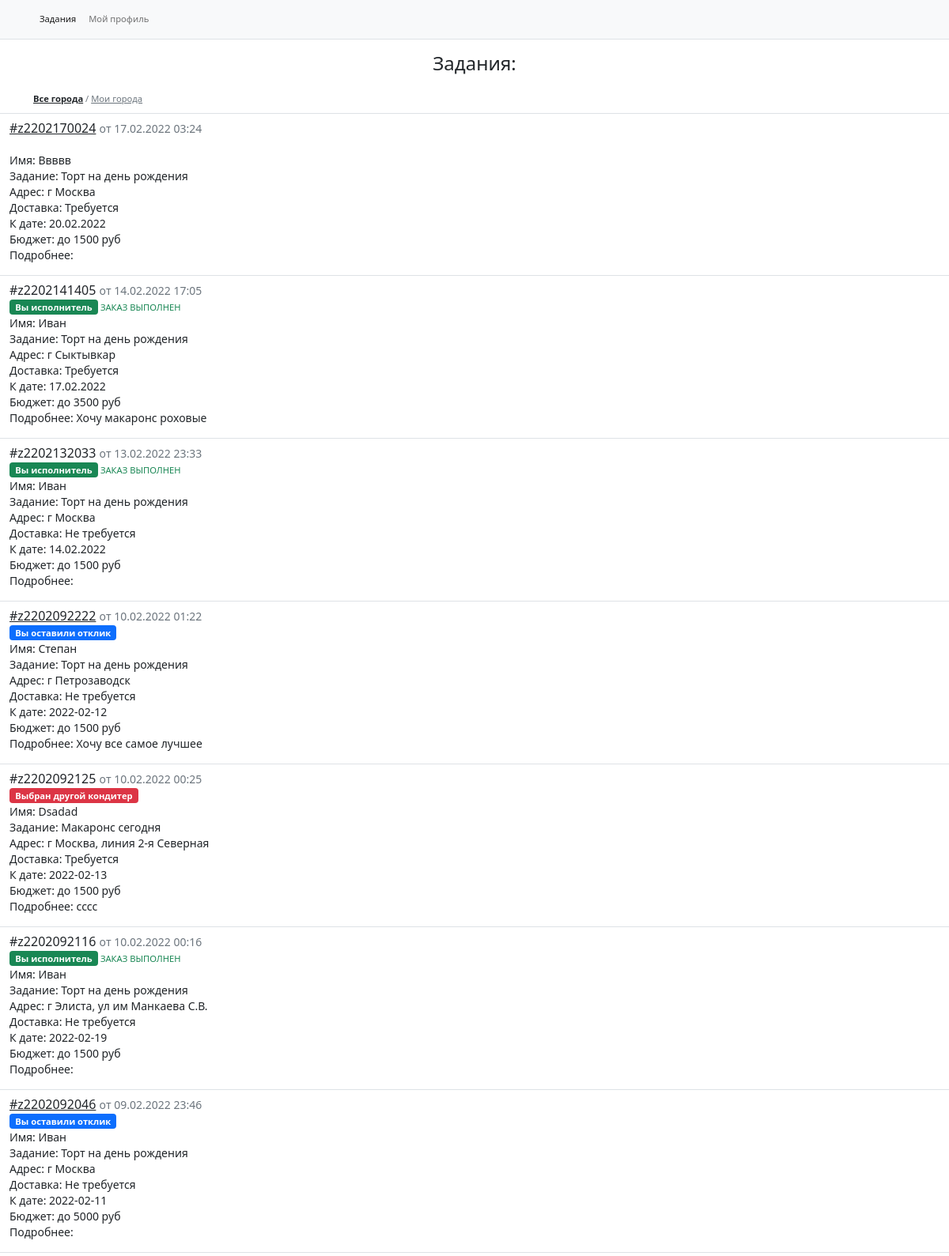
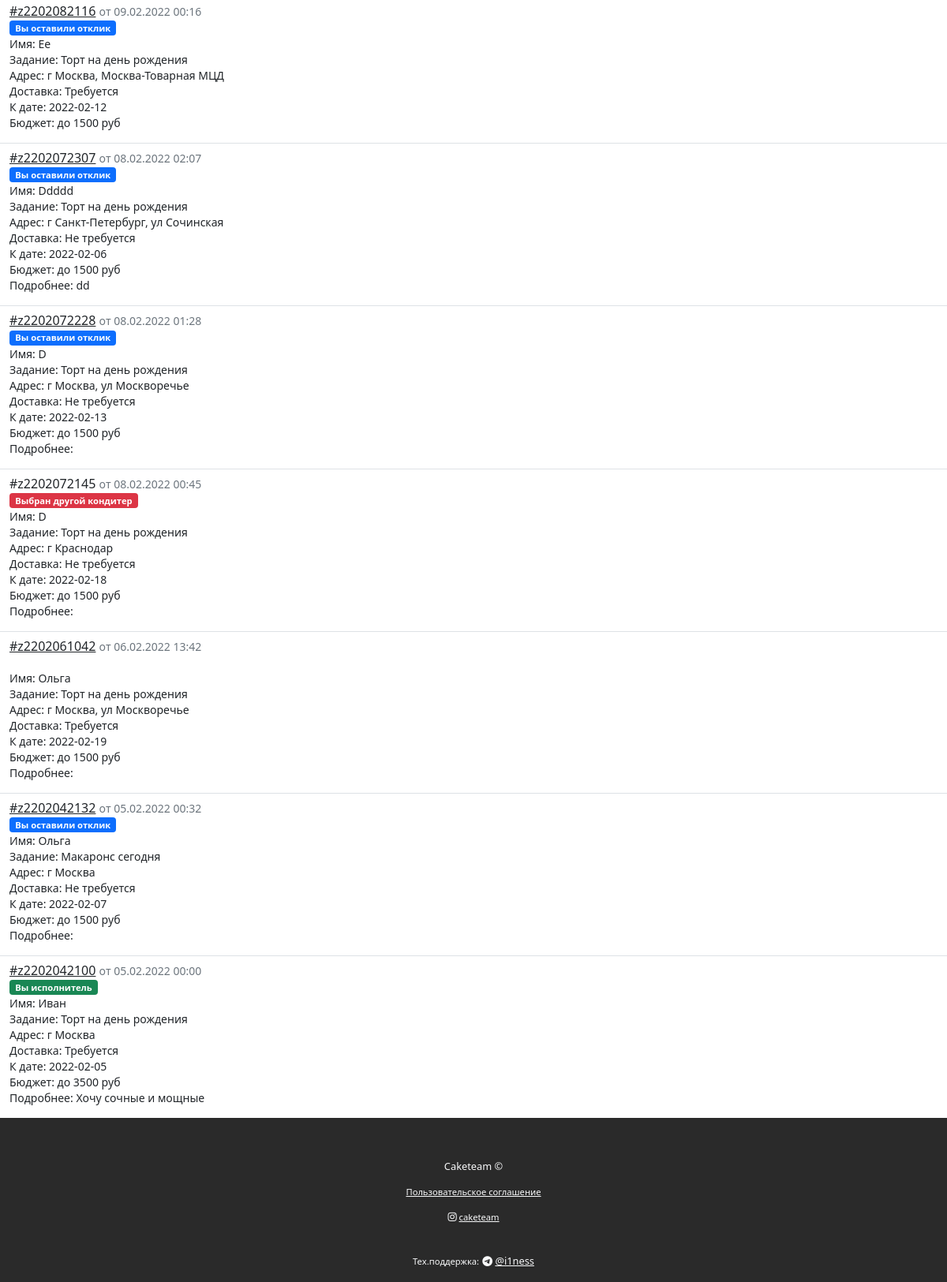
The page /a/orders (signed in) on the database its author committed (2 pictures, top to bottom).
### quiz/models.py (models this page shows, shortened)
class Order(models.Model):
    STATUS_CHOICE = (
        ("NEW", "new"),
        ("FIND", "find"),
        ("WORK", "work"),
        ("DONE", "done"),
        ("UNDONE", "undone"),
    )
    name = models.CharField(max_length=200, default='')
    phone = models.CharField(max_length=15, default='')
    city = models.CharField(max_length=30, default='')
    max_responds = models.IntegerField(default=5)
    date = models.DateTimeField(auto_now_add=True, blank=True)
    status = models.CharField(max_length=15, choices=STATUS_CHOICE, default="NEW")
    note = models.TextField(default='')
    staff = models.ForeignKey(Staff, null=True, blank=True, on_delete=models.PROTECT, related_name="orders")
    respond_price = models.IntegerField(default=50)
    order_url = models.CharField(max_length=50, default="", unique=True)
    views = models.PositiveIntegerField(default=0)
    def set_numb_of_order(self):
        numb_of_order = '#z' + '{}'.format(self.date.strftime('%Y'))[-2:] + '{}'.format(
            self.date.strftime('%m%d%H%M'))
        return numb_of_order

### quiz/views.py (the view)
# urls.py: path('a/orders', quiz_views.staff_orders, name="staff_orders"),
@login_required
def staff_orders(request):
    orders = Order.objects.exclude(status="NEW").order_by('-date')
    staff = request.user.staff
    filter_orders = []
    active = False
    if request.GET.get('f') == 'city':
        active = True
        for order in orders:
            if order.city in staff.cities:
                filter_orders.append(order)
    else:
        filter_orders = orders
    context = {'orders': filter_orders, 'staff': staff, 'active': active}
    return render(request, 'quiz/staff_orders.html', context)

### quiz/templatetags/is_responded.py (called while the page is built)
@register.filter
def is_responded(order, staff):
    return len(Respond.objects.filter(order=order, staff=staff)) > 0

### quiz/templatetags/is_viewed.py (called while the page is built)
@register.filter
def is_viewed(order, staff):
    return len(OrderCounter.objects.filter(order=order, staff=staff)) > 0

### quiz/templatetags/to_replace.py (called while the page is built)
@register.filter
def to_replace(value):
    return value.replace(";", "<br>")

### quiz/templates/quiz/staff_orders.html (shortened to what this page needs)
<!DOCTYPE html>
{% load to_replace %}
{% load is_viewed %}
{% load is_responded %}
{% load static %}
<html lang="en" class="h-100">
<head>
    <link rel="stylesheet" href="https://cdn.jsdelivr.net/npm/bootstrap-icons@1.7.2/font/bootstrap-icons.css">
    <link href="https://cdn.jsdelivr.net/npm/bootstrap@5.0.2/dist/css/bootstrap.min.css" rel="stylesheet">
    <link href="{% static 'css/style.css' %}" rel="stylesheet" />
</head>
<body class="d-flex flex-column h-100">
<main class="flex-shrink-0">
<nav class="navbar navbar-expand-lg border-bottom navbar-light bg-light">
  <div class="container">
    <div class="collapse navbar-collapse" id="navbarNav">
        {% if user.is_authenticated %}
      <ul class="navbar-nav offer-text">
        <li class="nav-item">
          <a class="nav-link active" aria-current="page" href="{% url 'staff_orders' %}">Задания</a>
        </li>
        <li class="nav-item">
          <a class="nav-link" href="{% url 'profile_edit' telegram_id=user.staff.telegram_id %}">Мой профиль</a>
        </li>
      </ul>
        {% else %}
        <ul class="navbar-nav offer-text">
        <li class="nav-item">
          <a class="nav-link active" aria-current="page" href="{% url 'login' %}">Вход для кондитеров</a>
        </li>
      </ul>
        {% endif %}
    </div>
  </div>
</nav>
    <h4 class="text-center my-3">Задания:</h4>
    <div class="container mb-2">
        {% if active %}
        <span class="text-muted offer-text"><a class="text-muted" href="{% url 'staff_orders' %}">Все города</a> / <a class="text-dark fw-bolder" href="{% url 'staff_orders' %}?f=city">Мои города</a></span>
        {% else %}
        <span class="text-muted offer-text"><a class="text-dark fw-bolder" href="{% url 'staff_orders' %}">Все города</a> / <a class="text-muted" href="{% url 'staff_orders' %}?f=city">Мои города</a></span>
        {% endif %}
    </div>
    {% for order in orders|slice:":100" %}
    <div class="container-fluid border-top border-top pt-2">
        <div class="row">
            <div class="col-12">
                {% if order.staff != staff and order.staff != None or order.status == "DONE" or order.status == "UNDONE" %}
                <p class="fw-normal lh-sm text-dark">{{ order.set_numb_of_order }}
                {% else %}
                    {% if order|is_viewed:staff %}
                    <p class="fw-normal lh-sm"><a class="text-dark" href="{% url 'order_respond_login' order_id=order.id telegram_id=staff.telegram_id %}">{{ order.set_numb_of_order }}</a>
                    {% else %}
                    <p class="fw-bold lh-sm"><a class="text-dark" href="{% url 'order_respond_login' order_id=order.id telegram_id=staff.telegram_id %}">{{ order.set_numb_of_order }}</a>
                    {% endif %}
                {% endif %}
                        <small class="text-muted fw-normal">от {{ order.date|date:'d.m.Y H:i' }}</small><br>
                        {% if order.staff == staff %}
                        <span class="badge bg-success offer-text">Вы исполнитель</span>{% if order.status == "DONE" %}<span class="text-success offer-text"> ЗАКАЗ ВЫПОЛНЕН</span>{% elif order.status == "UNDONE" %}<span class="text-danger offer-text"> ЗАКАЗ НЕ ВЫПОЛНЕН</span>{% endif %}
                        {% elif order.staff != staff and order.staff != None %}
                        <span class="badge bg-danger offer-text">Выбран другой кондитер</span>
                        {% elif order|is_responded:staff %}
                        <span class="badge bg-primary offer-text">Вы оставили отклик</span>
                        {% endif %}
                        {% autoescape off %}
                        <br><small class="text-dark fw-normal">{{ order.note|to_replace }}</small>
                        {% endautoescape %}
            </div>
        </div>
    </div>
    {% endfor %}
</main>
<footer class="footer mt-auto">
    <div id="footer" class="container-fluid">
        <div class="container">
            <div class="row justify-content-center">
                <div class="col-12 text-center mt-5">
                    <span class="text-light label-text">Caketeam ©</span>
                </div>
                <div class="col-12 text-center mt-2">
                    <span class="text-light offer-text"><a class="text-light" href="#">Пользовательское соглашение</a></span>
                </div>
                <div class="col-12 text-center mt-2">
                    <span class="text-light offer-text"><i class="bi bi-instagram"></i> <a class="text-light" href="#">caketeam </a></span>
                </div>
                <div class="col-12 text-center mt-2">
                    <br><span class="text-light offer-text">Тех.поддержка:</span> <span class="text-light label-text"><i class="bi bi-telegram"></i> <a class="text-light" href="https://t.me/i1ness">@i1ness </a></span>
                </div>
            </div>
        </div>
    </div>
</footer>
</body>
</html>

### static/css/style.css (style rules this page uses)
.label-text { font-size: 0.8em; }
.offer-text { font-size: 0.7em; }
::placeholder { font-size: 14px; }
#footer { height: 13em; background: #2a2a2a; }

### rows shown on the page
Order: set_numb_of_order "#z2202170024", date "17.02.2022 03:24", note|to_replace "Имя: Ввввв Задание: Торт на день рождения Адрес: г Москва Доставка: Требуется К дате: 20.02.2022 Бюджет: до 1500 руб Подробнее:"
Order: set_numb_of_order "#z2202141405", date "14.02.2022 17:05", shows "Вы исполнитель", status "ЗАКАЗ ВЫПОЛНЕН", note|to_replace "Имя: Иван Задание: Торт на день рождения Адрес: г Сыктывкар Доставка: Требуется К дате: 17.02.2022 Бюджет: до 3500 руб Подробнее: Хочу макаронс роховые"
Order: set_numb_of_order "#z2202132033", date "13.02.2022 23:33", shows "Вы исполнитель", status "ЗАКАЗ ВЫПОЛНЕН", note|to_replace "Имя: Иван Задание: Торт на день рождения Адрес: г Москва Доставка: Не требуется К дате: 14.02.2022 Бюджет: до 1500 руб Подробнее:"
Order: set_numb_of_order "#z2202092222", date "10.02.2022 01:22", shows "Вы оставили отклик", note|to_replace "Имя: Степан Задание: Торт на день рождения Адрес: г Петрозаводск Доставка: Не требуется К дате: 2022-02-12 Бюджет: до 1500 руб Подробнее: Хочу все самое лучшее"
Order: set_numb_of_order "#z2202092125", date "10.02.2022 00:25", shows "Выбран другой кондитер", note|to_replace "Имя: Dsadad Задание: Макаронс сегодня Адрес: г Москва, линия 2-я Северная Доставка: Требуется К дате: 2022-02-13 Бюджет: до 1500 руб Подробнее: cccc"
Order: set_numb_of_order "#z2202092116", date "10.02.2022 00:16", shows "Вы исполнитель", status "ЗАКАЗ ВЫПОЛНЕН", note|to_replace "Имя: Иван Задание: Торт на день рождения Адрес: г Элиста, ул им Манкаева С.В. Доставка: Не требуется К дате: 2022-02-19 Бюджет: до 1500 руб Подробнее:"
Order: set_numb_of_order "#z2202092046", date "09.02.2022 23:46", shows "Вы оставили отклик", note|to_replace "Имя: Иван Задание: Торт на день рождения Адрес: г Москва Доставка: Не требуется К дате: 2022-02-11 Бюджет: до 5000 руб Подробнее:"
Order: set_numb_of_order "#z2202082116", date "09.02.2022 00:16", shows "Вы оставили отклик", note|to_replace "Имя: Ee Задание: Торт на день рождения Адрес: г Москва, Москва-Товарная МЦД Доставка: Требуется К дате: 2022-02-12 Бюджет: до 1500 руб"
Order: set_numb_of_order "#z2202072307", date "08.02.2022 02:07", shows "Вы оставили отклик", note|to_replace "Имя: Ddddd Задание: Торт на день рождения Адрес: г Санкт-Петербург, ул Сочинская Доставка: Не требуется К дате: 2022-02-06 Бюджет: до 1500 руб Подробнее: dd"
Order: set_numb_of_order "#z2202072228", date "08.02.2022 01:28", shows "Вы оставили отклик", note|to_replace "Имя: D Задание: Торт на день рождения Адрес: г Москва, ул Москворечье Доставка: Не требуется К дате: 2022-02-13 Бюджет: до 1500 руб Подробнее:"
Order: set_numb_of_order "#z2202072145", date "08.02.2022 00:45", shows "Выбран другой кондитер", note|to_replace "Имя: D Задание: Торт на день рождения Адрес: г Краснодар Доставка: Не требуется К дате: 2022-02-18 Бюджет: до 1500 руб Подробнее:"
Order: set_numb_of_order "#z2202061042", date "06.02.2022 13:42", note|to_replace "Имя: Ольга Задание: Торт на день рождения Адрес: г Москва, ул Москворечье Доставка: Требуется К дате: 2022-02-19 Бюджет: до 1500 руб Подробнее:"
Order: set_numb_of_order "#z2202042132", date "05.02.2022 00:32", shows "Вы оставили отклик", note|to_replace "Имя: Ольга Задание: Макаронс сегодня Адрес: г Москва Доставка: Не требуется К дате: 2022-02-07 Бюджет: до 1500 руб Подробнее:"
Order: set_numb_of_order "#z2202042100", date "05.02.2022 00:00", shows "Вы исполнитель", note|to_replace "Имя: Иван Задание: Торт на день рождения Адрес: г Москва Доставка: Требуется К дате: 2022-02-05 Бюджет: до 3500 руб Подробнее: Хочу сочные и мощные"
